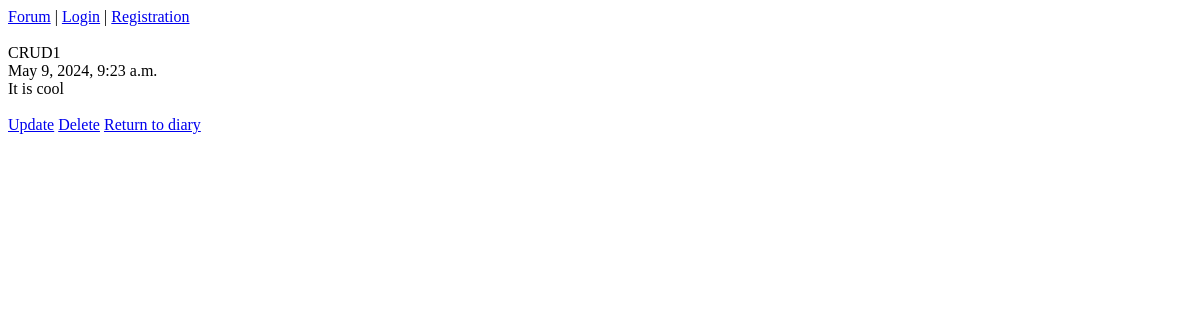
The app's page /3, older data.
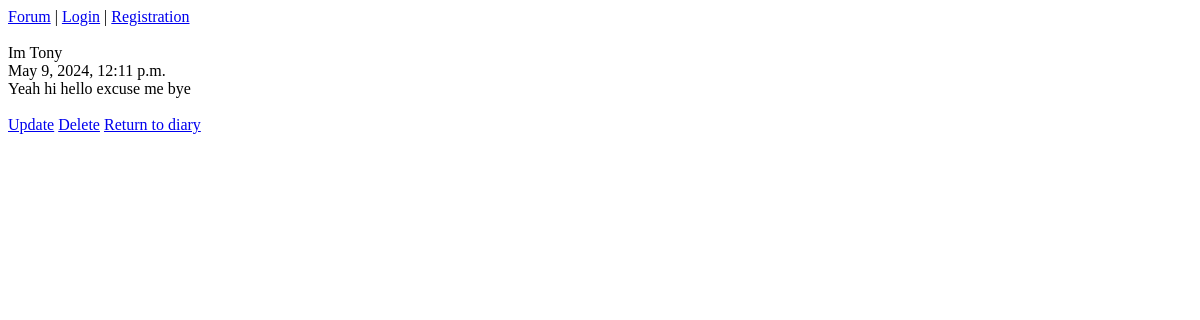
The same page, newer data.
### main/models.py (models this page shows, shortened)
class Note(models.Model):
    title = models.CharField(max_length=50)
    body = models.TextField()
    date = models.DateTimeField(auto_now_add=True)
    author = models.ForeignKey(User, on_delete=models.CASCADE, default=None)

### main/views.py (the view)
# urls.py: path('<int:pk>', views.ViewNote.as_view(), name='view_note'),
class ViewNote(DeleteView):
    model = Note
    template_name = 'main/view_note.html'
    context_object_name = 'view_note'

### main/templates/main/view_note.html (shortened to what this page needs)
{% extends 'main/layout.html' %}
{% block content %}
    {{ view_note.title }}<br>
    {{ view_note.date }}<br>
    {{ view_note.body }}<br><br>
    <a href="{% url 'update_note' view_note.id %}">Update</a>
    <a href="{% url 'delete_note' view_note.id %}">Delete</a>
    <a href="/">Return to diary</a>
{% endblock %}

Row changes from the older to the newer data that the page shows:
changed Note: title "CRUD1" → "Im Tony"; date "May 9, 2024, 9:23 a.m." → "May 9, 2024, 12:11 p.m."; body "It is cool" → "Yeah hi hello excuse me bye"
